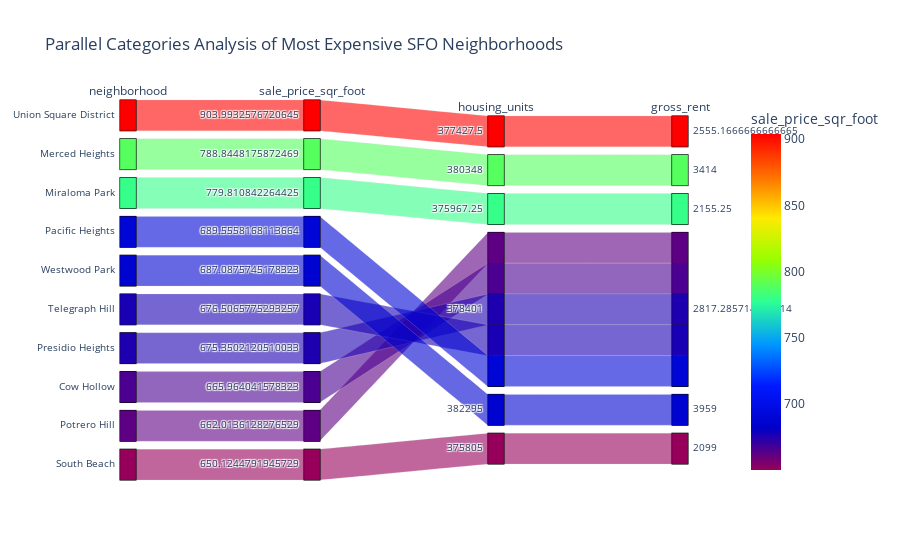

Write notebook code for a chart like this one.
### Markdown cell above
### Create a parallel coordinates plot and parallel categories plot of most expensive neighborhoods in San Francisco per year

### Code cell
# Parallel Categories Plot
px.parallel_categories(
    expensive_sfo_data,
    color="sale_price_sqr_foot",
    color_continuous_scale=px.colors.sequential.Rainbow,
    title="Parallel Categories Analysis of Most Expensive SFO Neighborhoods"
)

### Figure 1 — Plotly figure (JSON) as saved in the notebook; plotly's stock layout.template omitted (floating-point values rounded to 4 significant figures)
{"data": [{"dimensions": [{"label": "neighborhood", "values": ["Union Square District", "Merced Heights", "Miraloma Park", "Pacific Heights", "Westwood Park", "Telegraph Hill", "Presidio Heights", "Cow Hollow", "Potrero Hill", "South Beach"]}, {"label": "sale_price_sqr_foot", "values": [904.0, 788.8, 779.8, 689.6, 687.1, 676.5, 675.4, 666.0, 662.0, 650.1]}, {"label": "housing_units", "values": [377400.0, 380348, 376000.0, 378401, 382295, 378401, 378401, 378401, 378401, 375805]}, {"label": "gross_rent", "values": [2555.0, 3414, 2155.0, 2817.0, 3959, 2817.0, 2817.0, 2817.0, 2817.0, 2099]}], "domain": {"x": [0, 1], "y": [0, 1]}, "line": {"color": [904.0, 788.8, 779.8, 689.6, 687.1, 676.5, 675.4, 666.0, 662.0, 650.1], "coloraxis": "coloraxis"}, "name": "", "type": "parcats"}], "layout": {"autosize": true, "coloraxis": {"colorbar": {"title": {"text": "sale_price_sqr_foot"}}, "colorscale": [[0, "rgb(150,0,90)"], [0.125, "rgb(0,0,200)"], [0.25, "rgb(0,25,255)"], [0.375, "rgb(0,152,255)"], [0.5, "rgb(44,255,150)"], [0.625, "rgb(151,255,0)"], [0.75, "rgb(255,234,0)"], [0.875, "rgb(255,111,0)"], [1, "rgb(255,0,0)"]]}, "legend": {"tracegroupgap": 0}, "title": {"text": "Parallel Categories Analysis of Most Expensive SFO Neighborhoods"}}}
